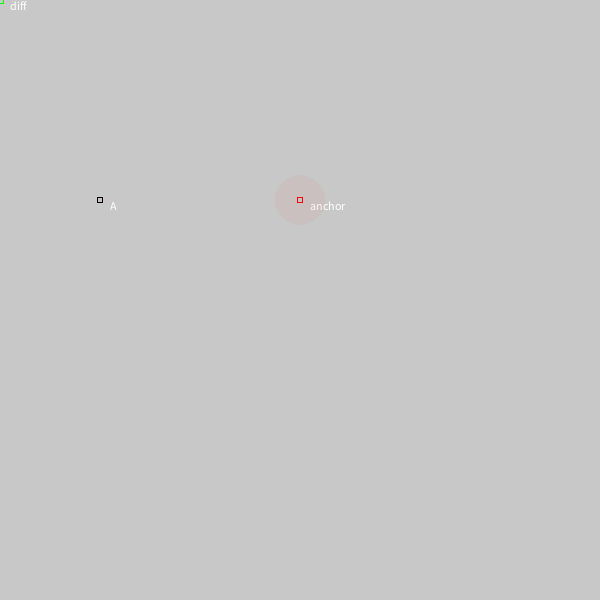
Frame 1 (no input)
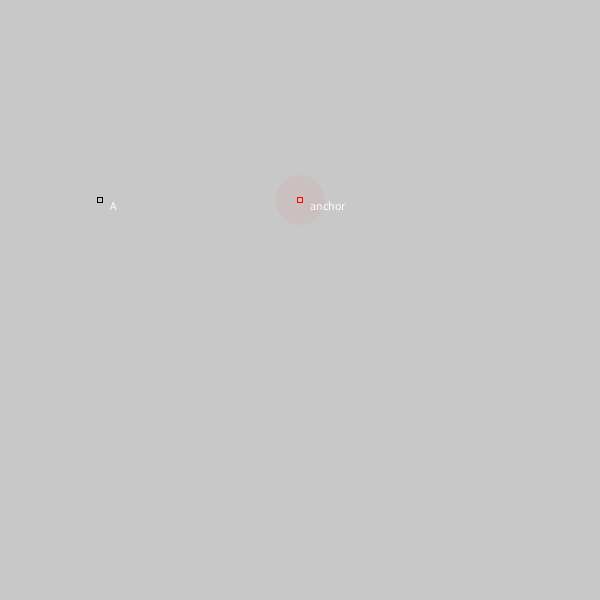
Frame 60 (the mouse pressed at the canvas centre just before this capture)
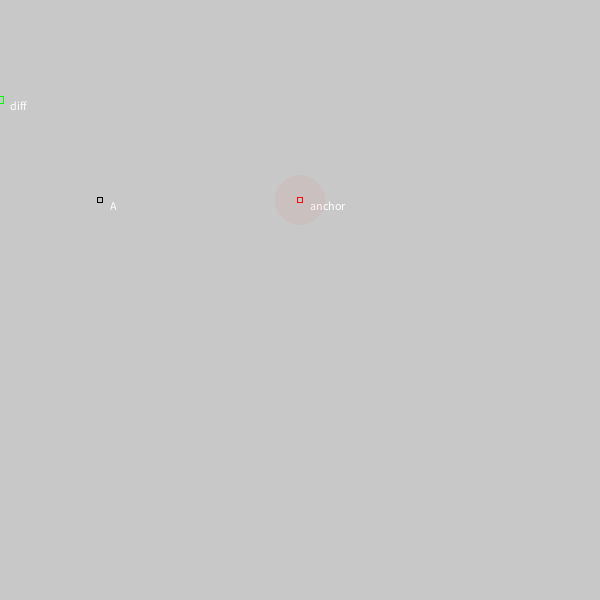
Frame 120 (the mouse held since frame 60 and released just before this capture)

The Processing sketch that drew these frames (run headless with seeded random() and noise(); from frame 60 on, the mouse is pressed at the canvas centre):

// Processing sketch: rotateTranslatedVector
// ── rotateTranslatedVector.pde
PVector anchor, startAnchor, A, startA, lockedA, P, lockedP;
PVector offset, offsetStart;
PVector tmpA = new PVector(); // sukurk laikina vektoriu tranformacijom
PVector diff; // 

//
float angle=0;
float startAngle=0;
float offsetAngle=0;
float startOffsetAngle=0;

boolean lockdrag = false;
int radius =50;

void draw()
{
  render();

  P.set(mouseX, mouseY);

  diff = PVector.sub(P, anchor);
}

void render()
{
  background(200);

  //anchor
  stroke(255, 0, 0);
  noFill();
  rect(anchor.x, anchor.y, 5, 5);
  text("anchor", anchor.x+10, anchor.y+10);


  fill(255, 0, 0, 10);
  noStroke();
  ellipse(anchor.x, anchor.y, radius, radius);
  
  // A point
  stroke(0);
  rect(A.x, A.y, 5, 5);
  fill(255);
  text("A", A.x+10, A.y+10);
  
  
  stroke(0, 255, 0);
  noFill();
  rect(diff.x, diff.y, 7, 7);
  fill(255);
  text("diff", diff.x+10, diff.y+10);
}

void setup()
{
  size(600, 600);
  anchor = new PVector(width/2, height/3);
  A = new PVector(100, 200);
  diff = new PVector();
  P = new PVector();
  lockedA= new PVector();
  rectMode(CENTER);

  offset = new PVector();
  offsetStart = new PVector();
  P = new PVector();
  startAnchor = new PVector();

  startA = new PVector();
}


// ── interaction.pde

void mousePressed()
{
  //  drag
  if (anchor.dist(P) < radius/2)
  {
    offsetStart.set(mouseX, mouseY);
    startAnchor.set(anchor);
    startA.set(A);
    lockdrag = true;
  } else {
    // rotate
    lockedA.set(A); // uzlockink A pozicija ir uzseivinka ja i lockedA vektoriu
    startOffsetAngle = diff.heading(); // OK
    tmpA = PVector.sub(lockedA, anchor);
    startAngle  = tmpA.heading();
  }
}

void mouseReleased()
{
  // A.set(diff);
  // diff.rotate(0);
  // angle=0;
  // diff.set(A);
  lockdrag = false;
}

void keyPressed()
{
  if (key == 'm')
    A.set(mouseX, mouseY);

  if (key == 'a')
    anchor.set(mouseX, mouseY);
}


void mouseDragged()
{
  if (lockdrag)
  {
    // drag
    offset = PVector.sub(P, offsetStart);
    anchor = PVector.add (startAnchor, offset);
    A = PVector.add(startA, offset);
  } else {
    //rotate
    offsetAngle = diff.heading() - startOffsetAngle; // OK kiek isviso rotate offsetas buvo atliktas pradedant nuo 0 (mousePressed) baigiant iki paskutinio moueDragged
    angle = startAngle + offsetAngle; // final rotation amount

    tmpA = PVector.sub(lockedA, anchor); // sukurk laikina (absolute position) vektoriu nuo anchoro iki A tashko 


    tmpA.rotate(- tmpA.heading()); // grazink i nuline pozicija
    tmpA.rotate(angle); // ir dadek savo norima rorate amount

    stroke(0);
    rect(tmpA.x, tmpA.y, 5, 5);
    text("tmpA", tmpA.x+10, tmpA.y+10); // debug

    tmpA.add(anchor); // padek vektoriu atgal i vieta ekrane

    A.set(tmpA); // updeiting originalu vektoriu pagal transformuota laikina
  }
}
